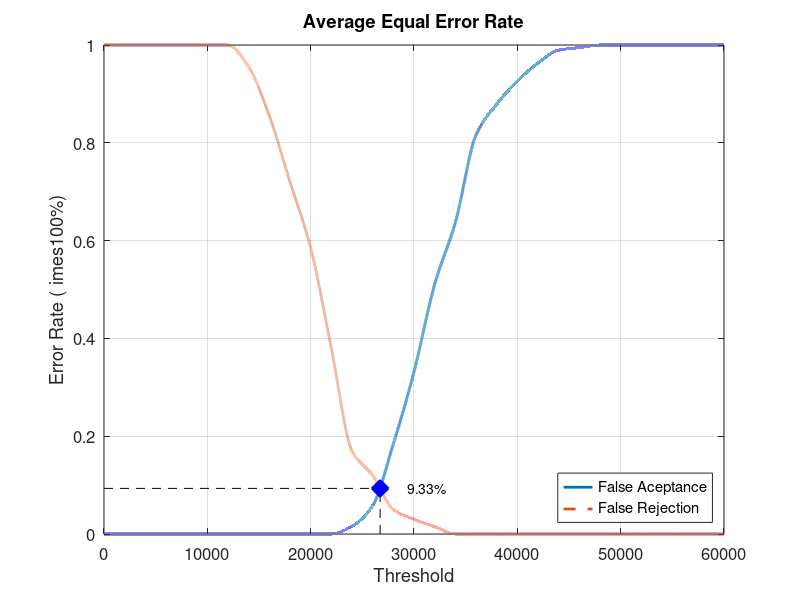
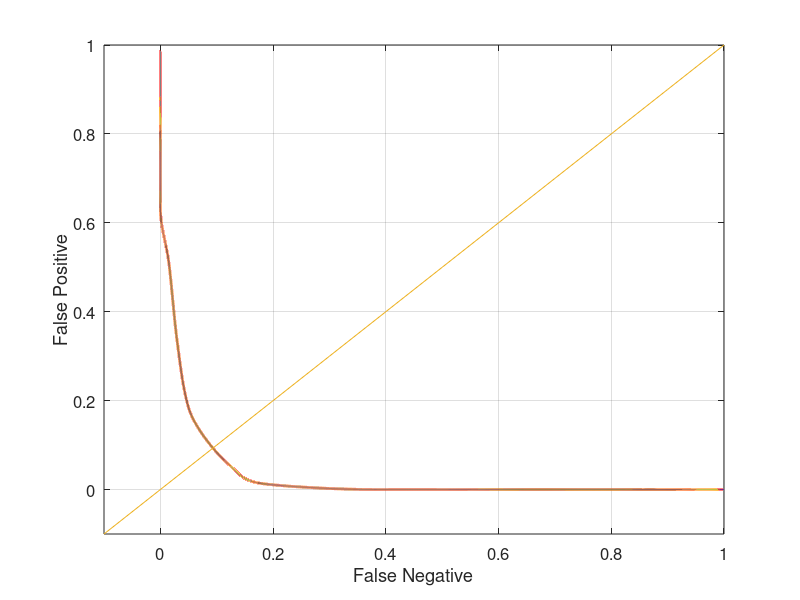

These charts were generated, in order, by the following MATLAB code:
close all;
clear;
clc;
x = 0:2000:60000;
xq = 0:0.5:60000;

y0 = [0 0 0 0 0 0 0 0 0 0 0 0 0.0157895 0.0578947 0.184211 0.331579 0.510526 0.636842 0.815789 0.878947 0.926316 0.963158 0.989474 0.994737 1 1 1 1 1 1 1]
yy0 = interp1(x, y0, xq, 'pchip');
y1 = [1 1 1 1 1 1 1 0.955 0.855 0.72 0.585 0.38 0.17 0.12 0.05 0.03 0.015 0 0 0 0 0 0 0 0 0 0 0 0 0 0]
yy1 = interp1(x, y1, xq, 'pchip');

% Calculating EER: 
y2 = abs(y0 - y1);
find(y2 == min(y2))
yy2 = abs(yy0 - yy1);
xEER = find(yy2 == min(yy2));
xEERIndex = xq(xEER) % X-axis EER
yEER = yy0(xEER) % Y-axis EER

main = figure
plot(xq, yy0,'-','LineWidth', 2);	hold on
plot(xq, yy1,'--','LineWidth', 2);	hold on
plot([xEERIndex xEERIndex], [0 yEER], 'k--');	hold on
plot([0 xEERIndex], [yEER yEER], 'k--');	hold on
plot(xEERIndex, yEER, 'bx', 'LineWidth', 10);	hold on
text(xEERIndex + 10 * xEERIndex / 100, yEER, [num2str(round((10000 * yEER)) / 100) '%'])
legend('False Aceptance', 'False Rejection', 'Location', 'SouthEast')
xlabel('Threshold')
ylabel('Error Rate (	imes100%)')
title('Average Equal Error Rate')
set(gca, 'FontSize', 12)
axis([0 60000 0 1])
grid on

print(main, 'Database5_4Main', '-dpng');
FNRxFPR = figure('Color', [1 1 1]);
plot(yy1, yy0, '-', yy1, yy0, 'LineWidth', 2);
hold on
y = -0.1:0.1:1
plot(y, y); 
set(gca, 'FontSize', 12)
xlabel('False Negative')
ylabel('False Positive')
axis([-0.1 1 -0.1 1])
set(gca, 'FontSize', 12)
grid on

print(FNRxFPR, 'Database5_4FNRxFPR','-dpng');
